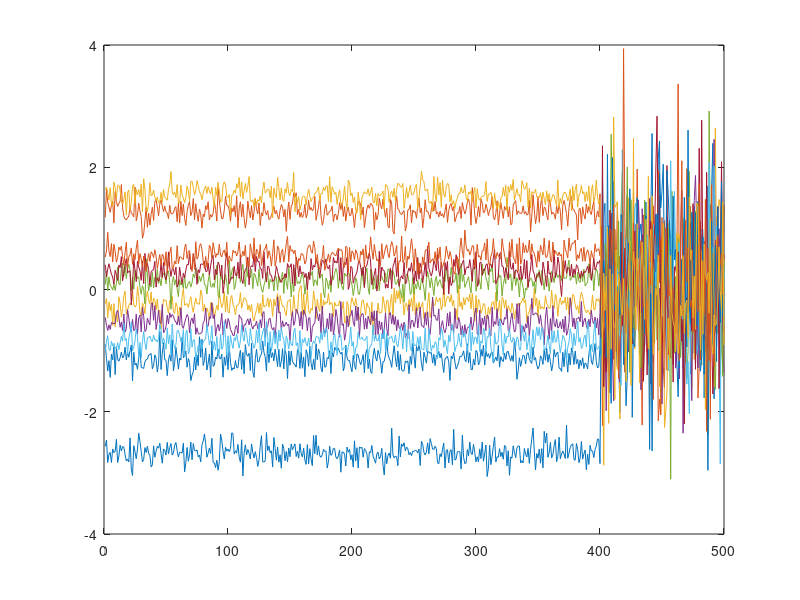

MATLAB code for this plot:
n = 500;

mu = zeros(n,1);

sigma = zeros(n,n);

temp = 1;

%sigma = temp*ones(n,n);

sigma = temp*ones(n-100,n-100);




for i=1:n
    sigma(i,i) = 1.02 * temp;    
end

% for i = 1:(n-1)
%     sigma(i,i+1) = 1;
%     sigma(i+1,i) = 1;
% end




N = 10;

xi = mvnrnd(mu,sigma,N);

figure;
plot(xi');
